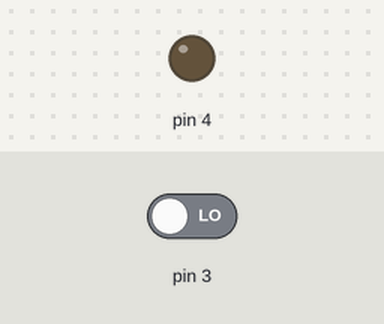
Recording of a sketch running on a simulated Arduino Uno, built with avr-gcc and run on an emulated ATmega328P. Shown: output pins drawn as LEDs (lit = HIGH). The test bench sets the inputs (shaded band); at power-on: pin 3 LOW.

Above: at 1.2 s.
1.3 s: pin 3 driven HIGH
At 1.8 s:
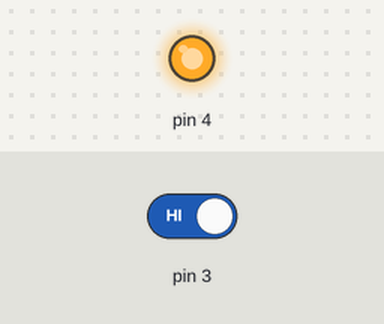
2.8 s: pin 3 driven LOW
At 4.1 s:
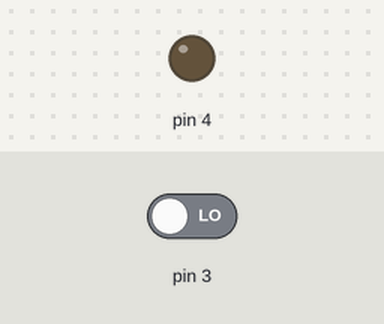
Timing chart, 0 to 5.8 s (numbered marks = the images above; inputs shaded):
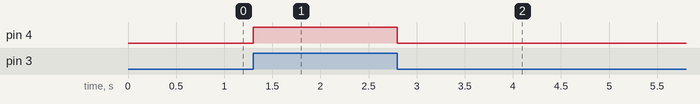

The sketch:

2.Intelligent_human_body_induction_lamp.ino
```cpp
void setup() {
  // put your setup code here, to run once:
  pinMode(3,INPUT);
  pinMode(4, OUTPUT);
}

void loop() {
  // put your main code here, to run repeatedly:
  if(digitalRead(3) == 1)
  {
    digitalWrite(4, HIGH);
  }
  else
  {
    digitalWrite(4, LOW);
  }
}
```

Measured:
- after the input at 1.3 s, pin 4: LOW → HIGH at once
- after the input at 2.8 s, pin 4: HIGH → LOW at once
